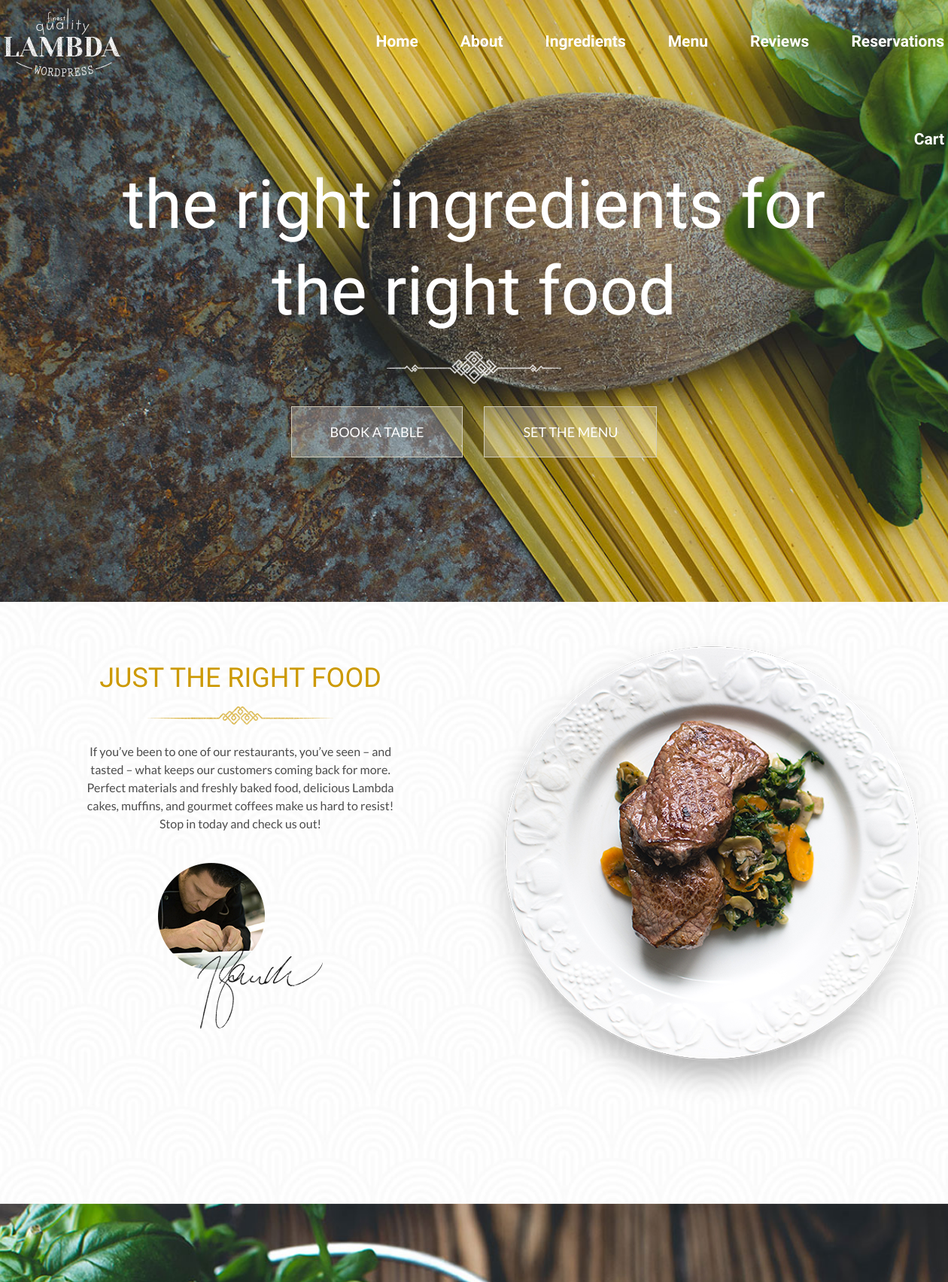
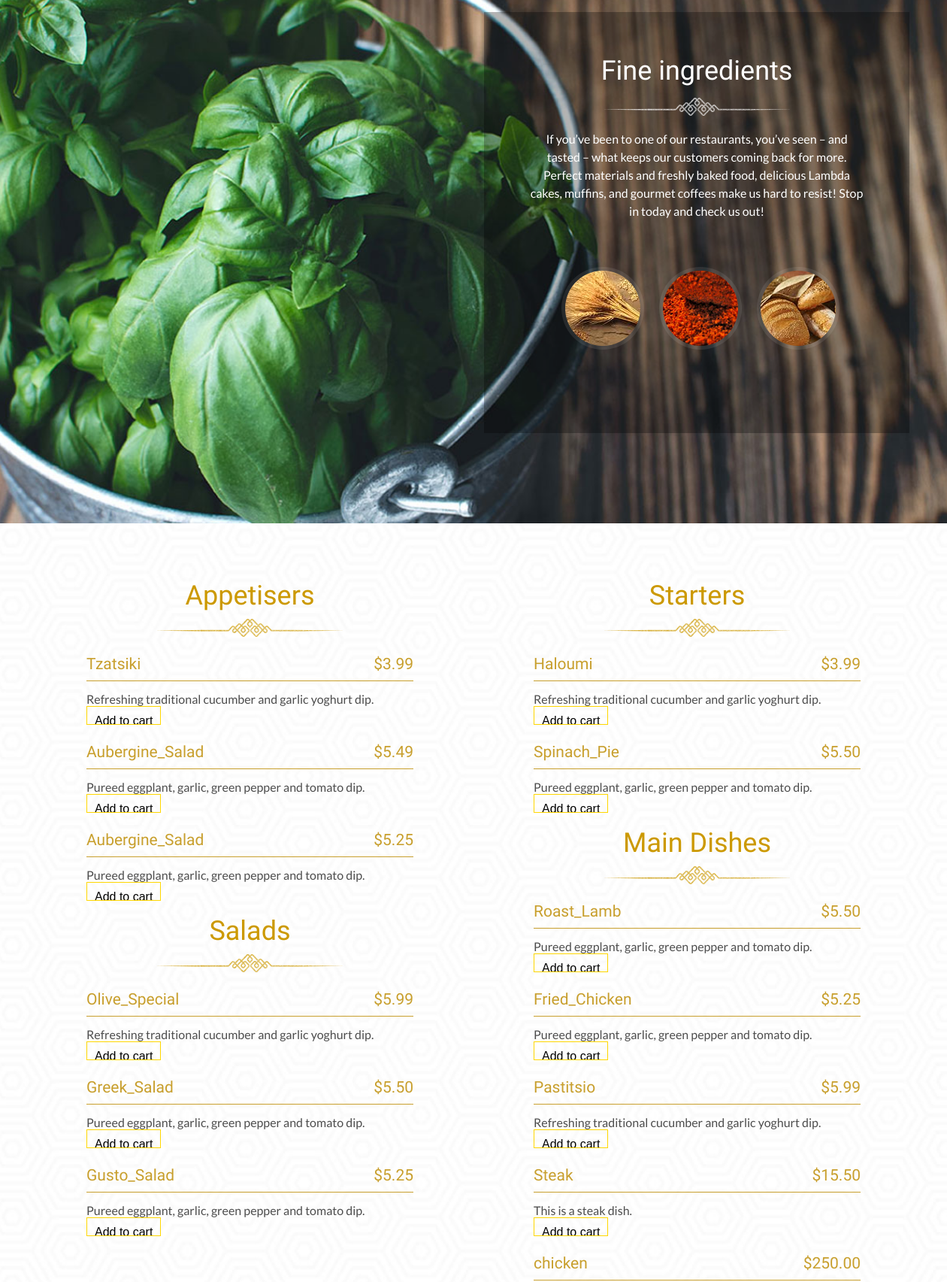
The page / (upper part) on the database its author committed (2 pictures, top to bottom).
### restuarant/model/models.py (models this page shows, shortened)
class Menu(models.Model):
    category = models.ForeignKey(Category, related_name='products', on_delete=models.CASCADE)
    MENU_CHOICES = (
        ("Appetisers", "Appetisers"),
        ("Salads", "Salads"),
        ("Starters", "Starters"),
        ("Main_Dishes", "Main_Dishes"),
    )
    title = models.CharField(max_length=50, choices=MENU_CHOICES)
    name = models.CharField(max_length=200)
    description = models.TextField(blank=True)
    price = models.DecimalField(max_digits=10, decimal_places=2)
    quantity = models.IntegerField()

### restuarant/view/views.py (the view, shortened to what this page needs)
# urls.py: path('', views.Index.as_view(), name='pattern'),
class Index(View):
    def get(self, request):
        cart = request.session.get('cart')
        if not cart:
            request.session['cart'] = {}
        appetisers = Menu.objects.filter(title='Appetisers')
        salads = Menu.objects.filter(title='Salads')
        starters = Menu.objects.filter(title='Starters')
        main_dishes = Menu.objects.filter(title='Main_Dishes')
        return render(request, 'restuarant/index.html',
                      {'Appetisers': appetisers,
                       'Salads': salads,
                       'Starters': starters,
                       'Main_Dishes': main_dishes})

### restuarant/templatetags/cart.py (called while the page is built)
@register.filter(name='is_in_cart')
def is_in_cart(item, cart):
    keys = cart.keys()
    for id in keys:
        if int(id) == item.id:
            return True
    return False

### restuarant/templates/restuarant/index.html (shortened to what this page needs)
{% extends 'restuarant/base.html' %}
{% load static %}
{% load cart %}
{% block content %}
    <nav class="nav">
        <div class="container navbar">
            <div class="logo">
                <img src="{% static 'images/logo.png' %}" alt='logo'>
            </div>
            <div class="menu">
                <ul>
                    <li><a data-scroll href="#banner">Home</a></li>
                    <li><a data-scroll href="#food">about</a></li>
                    <li><a data-scroll href="#ingredients">ingredients</a></li>
                    <li><a data-scroll href="#pattern">menu</a></li>
                    <li><a data-scroll href="#review">reviews</a></li>
                    <li><a data-scroll href="#form">reservations</a></li>
                    <li><a id="cart" data-scroll href="#cart">Cart</a></li>
                </ul>
            </div>
        </div>
    </nav>
    <section id="banner">
        <div class="container banner">
            <div class="text">
                <h1>the right ingredients for the right food</h1>
                <img src="{% static 'images/restaurant-Recovered.png' %}" alt='restaurant'>
                <div class="tag">
                    <a href="#">BOOK A TABLE</a>
                    <a href="#">SET THE MENU</a>
                </div>
            </div>
        </div>
    </section>
    {% include 'restuarant/sections/food.html' %}
    {% include 'restuarant/sections/ingredients.html' %}
    {% include 'restuarant/sections/pattern.html' %}
{% endblock %}

### restuarant/templates/restuarant/sections/pattern.html (shortened to what this page needs)
{% load static %}
{% load cart %}
<section id="pattern">
    <div class="container pattern">
        <div class="pattern-left">
            <div class="pattern-header">
                <h3>Appetisers</h3>
                <img src="{% static 'images/pattern.png' %}" alt="">
            </div>
            {% for apps in Appetisers %}
                <div id="{{ apps.id }}">
                    <div class="pattern-menu">
                        <h3 id="nm{{ apps.id }}">{{ apps.name }} <span>${{ apps.price }}</span></h3>
                        <p>{{ apps.description|truncatechars:60 }}</p>
                    </div>
                    <div class="AddToCart">
                        {% if apps|is_in_cart:request.session.cart %}
                            <div>
                                <form action="/#{{ apps.id }}" method="post">
                                    {% csrf_token %}
                                    <input hidden type="text" name="item" value="{{ apps.id }}">
                                    <input hidden type="text" name="remove" value="True">
                                    <input type="submit" value=" - ">
                                </form>
                                <span>{{ apps|cart_quantity:request.session.cart }} in Cart</span>
                                <form action="/#{{ apps.id }}" method="post">
                                    {% csrf_token %}
                                    <input hidden type="text" name="item" value="{{ apps.id }}">
                                    <input type="submit" value=" + ">
                                </form>
                            </div>
                        {% else %}
                            <form action="/#{{ apps.id }}" method="post">
                                <input type="submit" value="Add to cart">
                            </form>
                        {% endif %}
                    </div>
                </div>
            {% endfor %}
            <div class="pattern-header">
                <h3>Salads</h3>
                <img src="{% static 'images/pattern.png' %}" alt="">
            </div>
            {% for Salad in Salads %}
                <div class="pattern-menu">
                    <h3>{{ Salad.name }} <span>${{ Salad.price }}</span></h3>
                    <p>{{ Salad.description|truncatechars:60 }}</p>
                </div>
                <div class="AddToCart">
                        {% if Salad|is_in_cart:request.session.cart %}
                            <div>
                                <form action="/#{{ Salad.id }}" method="post">
                                    {% csrf_token %}
                                    <input hidden type="text" name="item" value="{{ Salad.id }}">
                                    <input hidden type="text" name="remove" value="True">
                                    <input type="submit" value=" - ">
                                </form>
                                <span>{{ Salad|cart_quantity:request.session.cart }} in Cart</span>
                                <form action="/#{{ Salad.id }}" method="post">
                                    {% csrf_token %}
                                    <input hidden type="text" name="item" value="{{ Salad.id }}">
                                    <input type="submit" value=" + ">
                                </form>
                            </div>
                        {% else %}
                            <form action="/#{{ Salad.id }}" method="post">
                                <input type="submit" value="Add to cart">
                            </form>
                        {% endif %}
                    </div>
            {% endfor %}
        </div>
        <div class="pattern-right">
            <div class="pattern-header">
                <h3>Starters</h3>
                <img src="{% static 'images/pattern.png' %}" alt="">
            </div>
            {% for Starter in Starters %}
                <div class="pattern-menu">
                    <h3>{{ Starter.name }}<span>${{ Starter.price }}</span></h3>
                    <p>{{ Starter.description }}</p>
                </div>
                <div class="AddToCart">
                        {% if Starter|is_in_cart:request.session.cart %}
                            <div>
                                <form action="/#{{ Starter.id }}" method="post">
                                    {% csrf_token %}
                                    <input hidden type="text" name="item" value="{{ Starter.id }}">
                                    <input hidden type="text" name="remove" value="True">
                                    <input type="submit" value=" - ">
                                </form>
                                <span>{{ Starter|cart_quantity:request.session.cart }} in Cart</span>
                                <form action="/#{{ Starter.id }}" method="post">
                                    {% csrf_token %}
                                    <input hidden type="text" name="item" value="{{ Starter.id }}">
                                    <input type="submit" value=" + ">
                                </form>
                            </div>
                        {% else %}
                            <form action="/#{{ Starter.id }}" method="post">
                                <input type="submit" value="Add to cart">
                            </form>
                        {% endif %}
                    </div>
            {% endfor %}
            <div class="pattern-header">
                <h3>Main Dishes</h3>
                <img src="{% static 'images/pattern.png' %}" alt="">
            </div>
            {% for main_dish in Main_Dishes %}
                <div class="pattern-menu">
                    <h3>{{ main_dish.name }}<span>${{ main_dish.price }}</span></h3>
                    <p>{{ main_dish.description }}</p>
                </div>
                <div class="AddToCart">
                        {% if main_dish|is_in_cart:request.session.cart %}
                            <div>
                                <form action="/#{{ main_dish.id }}" method="post">
                                    {% csrf_token %}
                                    <input hidden type="text" name="item" value="{{ main_dish.id }}">
                                    <input hidden type="text" name="remove" value="True">
                                    <input type="submit" value=" - ">
                                </form>
                                <span>{{ main_dish|cart_quantity:request.session.cart }} in Cart</span>
                                <form action="/#{{ apps.id }}" method="post">
                                    {% csrf_token %}
                                    <input hidden type="text" name="item" value="{{ main_dish.id }}">
                                    <input type="submit" value=" + ">
                                </form>
                            </div>
                        {% else %}
                            <form action="/#{{ main_dish.id }}" method="post">
                                <input type="submit" value="Add to cart">
                            </form>
                        {% endif %}
                    </div>
            {% endfor %}
        </div>
    </div>
</section>

### restuarant/static/css/product_list_style.css (style rules this page uses)
input, textarea, button { height: 25px; margin: 0; padding: 10px; font-family: Raleway, sans-serif; font-weight: normal; font-size: 12pt; outline: none; border-radius: 0; background: none; border: 1px solid #282b33; }

### restuarant/static/css/style.css (style rules this page uses)
* { padding: 0; margin: 0; box-sizing: border-box; }
a { text-decoration: none; }
ul, ol { list-style-type: none; }
.container { width: 1250px; margin: 0 auto; }
.nav { width: 100%; position: absolute; top: 0; left: 0; z-index: 999; }
.navbar { display: flex; }
.logo { width: 350px; }
.logo img { padding-top: 10px; }
.menu { width: 900px; }
.menu ul { text-align: right; }
.menu ul li { display: inline-block; padding-left: 52px; }
.menu ul li a { line-height: 110px; font-family: 'Gentium Book Basic', serif; font-size: 21px; font-weight: 700; color: #ffffff; text-transform: capitalize; position: relative; display: block; }
.menu ul li a::after { position: absolute; content: ''; top: 0; left: 0; width: 0; height: 3px; background-color: #c8c5bd; opacity: 0; transition: all linear .3s; }
#banner { background: url(../images/banner.jpg); background-size: cover; background-position: center; background-repeat: no-repeat; height: 100vh; }
.banner { display: flex; justify-content: center; align-items: center; height: 100vh; }
.text { text-align: center; }
.text h1 { font-family: 'Yeseva One', cursive; font-size: 90px; font-weight: 400; color: #ffffff; padding: 0 100px; line-height: 115px; }
.text img { padding-top: 22px; }
.tag { padding-top: 49px; }
.tag a { border: 1px solid #d2cdbb; height: 56px; width: 226px; padding: 22px 51px; font-family: 'Lato', sans-serif; font-size: 18px; font-weight: 400; color: #ffffff; background-color: rgba(255, 255, 255, 0.28); margin: 0 12px; }
#pattern { background: url(../images/pattern.jpg); background-position: center; background-size: cover; background-repeat: no-repeat; height: 100%; }
.pattern { display: flex; justify-content: space-between; padding: 60px 110px; height: 100%; }
.pattern-header { text-align: center; padding-top: 15px; }
.pattern-header h3 { font-family: 'Yeseva One', cursive; font-size: 36px; font-weight: 400; color: #cc9900; }
.pattern-header img { padding-top: 10px; }
.pattern-menu { width: 435px; padding-top: 20px; }
.pattern-menu h3 { font-family: 'Yeseva One', cursive; font-size: 21px; font-weight: 400; color: #c89f2d; border-bottom: 1px solid #c89f2d; padding-bottom: 10px; }
.pattern-menu span { float: right; }
.pattern-menu p { font-family: 'Lato', sans-serif; font-size: 16px; font-weight: 400; color: #4c4c4c; padding-top: 14px; }
#cart { padding-top: 20px; margin-bottom: 30px; position: relative; }
input::placeholder { font-family: 'Open Sans', sans-serif; font-size: 14px; color: #7c7c7c; font-style: italic; }
input, textarea, button { height: 25px; margin: 0; padding: 10px; font-family: Raleway, sans-serif; font-weight: normal; font-size: 12pt; outline: none; border-radius: 0; background: none; border: 1px solid #FFD700; }

### rows shown on the page
Menu: name "Tzatsiki", price "3.99", description "Refreshing traditional cucumber and garlic yoghurt dip."
Menu: name "Aubergine_Salad", price "5.49", description "Pureed eggplant, garlic, green pepper and tomato dip."
Menu: name "Aubergine_Salad", price "5.25", description "Pureed eggplant, garlic, green pepper and tomato dip."
Menu: name "Olive_Special", price "5.99", description "Refreshing traditional cucumber and garlic yoghurt dip."
Menu: name "Greek_Salad", price "5.50", description "Pureed eggplant, garlic, green pepper and tomato dip."
Menu: name "Gusto_Salad", price "5.25", description "Pureed eggplant, garlic, green pepper and tomato dip."
Menu: name "Haloumi", price "3.99", description "Refreshing traditional cucumber and garlic yoghurt dip."
Menu: name "Spinach_Pie", price "5.50", description "Pureed eggplant, garlic, green pepper and tomato dip."
Menu: name "Roast_Lamb", price "5.50", description "Pureed eggplant, garlic, green pepper and tomato dip."
Menu: name "Fried_Chicken", price "5.25", description "Pureed eggplant, garlic, green pepper and tomato dip."
Menu: name "Pastitsio", price "5.99", description "Refreshing traditional cucumber and garlic yoghurt dip."
Menu: name "Steak", price "15.50", description "This is a steak dish."
Menu: name "chicken", price "250.00"
